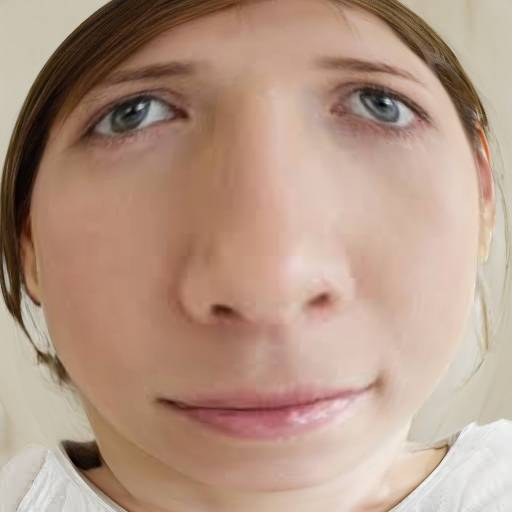
#> input picture server/test.png, 512 x 512 px
$ python Imageprocessing.py
#> lines starting #> are read from the running program, lines starting #| are printed output that depends on the picture; after the words box and inside, x2 and y2 are one past the last pixel; in counts of white or black regions, pixels touching at a corner belong together
import cv2
import matplotlib.pyplot as plt

img = cv2.imread("test.png")    #画像読み込み("ファイル名を入力")
#> img is the input picture: shape (512, 512, 3); mean B, G, R 133.5, 150.9, 180.3

#色の変更も可能
# imreadの第二引数を0にすることでグレースケール
# img = cv2.imread(image_path, 0)

# 1にするとカラー画像：デフォルト
# img = cv2.imread(image_path, 1)

img = cv2.cvtColor(img, cv2.COLOR_BGR2RGB)  #matplotlibとcvの色を調整

# cv2.resizeでリサイズ(画像のサイズをあわせる)
resize_img = cv2.resize(img, (50, 50))  #サイズを小さくすることで見え方(モザイクのようにする)を変更することも可能
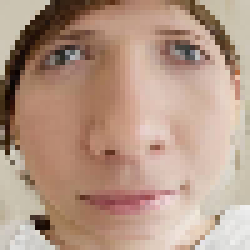
#> resize_img: shape (50, 50, 3) (shown 5 times larger); mean R, G, B 180.4, 150.9, 133.5

#描画領域の設定も可能
# fig=plt.figure(figsize=(8,8))

# matplotlibを用いて表示
plt.imshow(resize_img)
plt.show()


# image_path = 'test.png'
# img = cv2.imread(image_path,0)

# # カスケード分類器を表すパスを定義
# cascade_path = 'haarcascade_frontalface_alt2.xml'

# # カスケード分類器を読み込む
# cascade = cv2.CascadeClassifier(cascade_path)

# # 画像にカスケード分類器を適用させる
# # scaleFactor: 顔検出する検索窓の拡大率
# # minNeighbors: 近くにこの値以上の検出された矩形がないとNG。大きくすると精度は上がるが、検出されない可能性も高まる
# # minSize: 検出する矩形の最小サイズ
# face_list = cascade.detectMultiScale(img, scaleFactor=1.1,
#                                              minNeighbors=2, minSize=(64, 64))

eye_cascade_path = 'data/haarcascade_eye.xml'   #学習済みのファイルを使用する

eye_cascade = cv2.CascadeClassifier(eye_cascade_path)

src = cv2.imread('assets/icon.png')
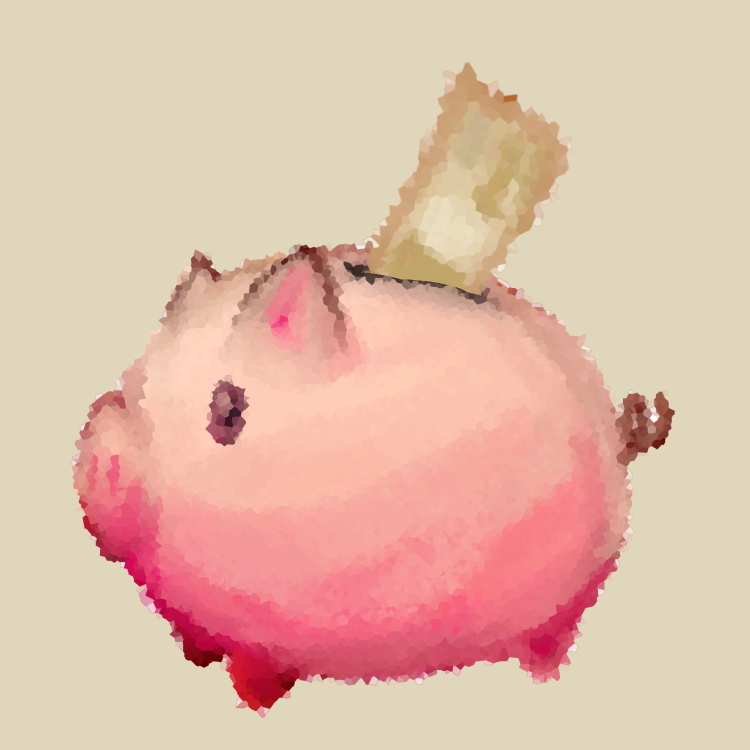
#> input picture server/assets/icon.png, 1500 x 1500 px (shown at 1/2 size)
#> src is the input picture: shape (1500, 1500, 3); mean B, G, R 170.5, 189.1, 226.1
src_gray = cv2.cvtColor(src, cv2.COLOR_BGR2GRAY)
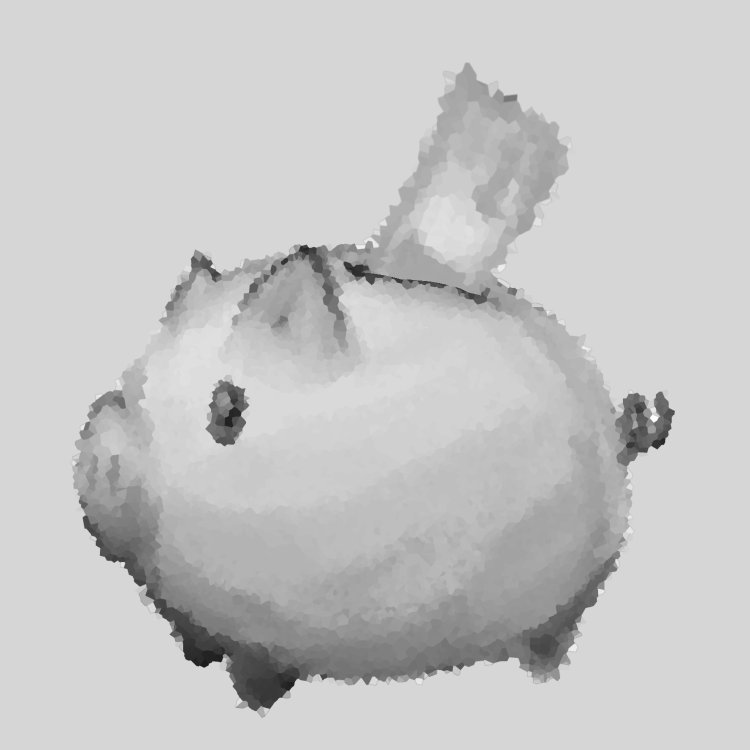
#> src_gray: shape (1500, 1500) (shown at 1/2 size); min 28, max 255, mean 198

eyes = eye_cascade.detectMultiScale(src_gray)   #目の範囲を検出
#> eyes = [[535, 612, 58, 58]]

for x, y, w, h in eyes:
    cv2.rectangle(src, (x, y), (x + w, y + h), (255, 0, 0), 2)  #検出した座標をもとに範囲を線で囲む
#> this loop made 1 pass
#> src: shape (1500, 1500, 3); 0.03% of pixels changed, all inside (x1, y1, x2, y2) = (534, 611, 595, 672)

cv2.imwrite('./sample_after.png', src)


# [6 lines of commented-out code are left out]
